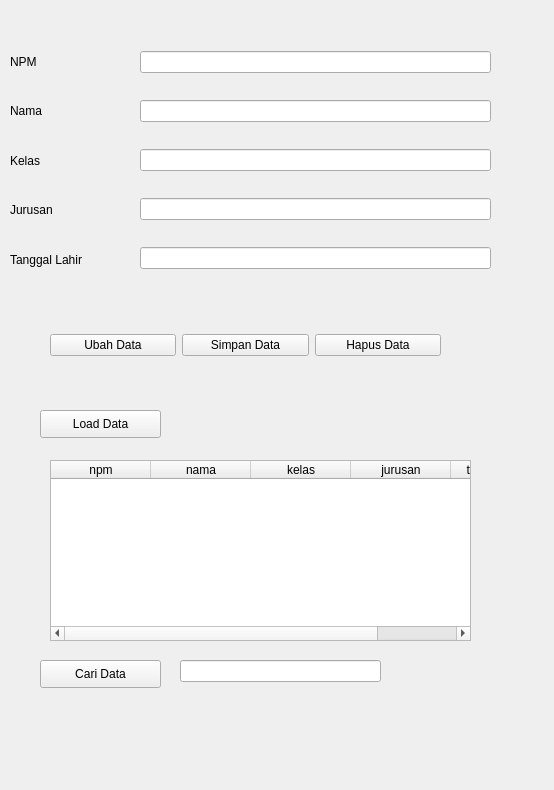
<?xml version="1.0" encoding="UTF-8"?>
<ui version="4.0">
 <class>Form</class>
 <widget class="QWidget" name="Form">
  <property name="geometry">
   <rect>
    <x>0</x>
    <y>0</y>
    <width>554</width>
    <height>790</height>
   </rect>
  </property>
  <property name="windowTitle">
   <string>Form</string>
  </property>
  <widget class="QPushButton" name="pushButtonLoad">
   <property name="geometry">
    <rect>
     <x>40</x>
     <y>410</y>
     <width>121</width>
     <height>28</height>
    </rect>
   </property>
   <property name="font">
    <font>
     <family>Tahoma</family>
    </font>
   </property>
   <property name="text">
    <string>Load Data</string>
   </property>
  </widget>
  <widget class="QPushButton" name="pushButtonCari">
   <property name="geometry">
    <rect>
     <x>40</x>
     <y>660</y>
     <width>121</width>
     <height>28</height>
    </rect>
   </property>
   <property name="font">
    <font>
     <family>Tahoma</family>
    </font>
   </property>
   <property name="text">
    <string>Cari Data</string>
   </property>
  </widget>
  <widget class="QLineEdit" name="lineEditCari">
   <property name="geometry">
    <rect>
     <x>180</x>
     <y>660</y>
     <width>201</width>
     <height>22</height>
    </rect>
   </property>
   <property name="font">
    <font>
     <family>Tahoma</family>
    </font>
   </property>
  </widget>
  <widget class="QWidget" name="verticalLayoutWidget">
   <property name="geometry">
    <rect>
     <x>140</x>
     <y>30</y>
     <width>351</width>
     <height>261</height>
    </rect>
   </property>
   <layout class="QVBoxLayout" name="verticalLayout">
    <item>
     <widget class="QLineEdit" name="lineEditnpm">
      <property name="font">
       <font>
        <family>Tahoma</family>
       </font>
      </property>
     </widget>
    </item>
    <item>
     <widget class="QLineEdit" name="lineEditnama">
      <property name="font">
       <font>
        <family>Tahoma</family>
       </font>
      </property>
     </widget>
    </item>
    <item>
     <widget class="QLineEdit" name="lineEditkelas">
      <property name="font">
       <font>
        <family>Tahoma</family>
       </font>
      </property>
     </widget>
    </item>
    <item>
     <widget class="QLineEdit" name="lineEditjurusan">
      <property name="font">
       <font>
        <family>Tahoma</family>
       </font>
      </property>
     </widget>
    </item>
    <item>
     <widget class="QLineEdit" name="lineEdittgllahir">
      <property name="font">
       <font>
        <family>Tahoma</family>
       </font>
      </property>
     </widget>
    </item>
   </layout>
  </widget>
  <widget class="QWidget" name="verticalLayoutWidget_2">
   <property name="geometry">
    <rect>
     <x>10</x>
     <y>40</y>
     <width>111</width>
     <height>241</height>
    </rect>
   </property>
   <layout class="QVBoxLayout" name="verticalLayout_2">
    <item>
     <widget class="QLabel" name="labelnpm">
      <property name="font">
       <font>
        <family>Tahoma</family>
       </font>
      </property>
      <property name="text">
       <string>NPM</string>
      </property>
     </widget>
    </item>
    <item>
     <widget class="QLabel" name="labelnama">
      <property name="font">
       <font>
        <family>Tahoma</family>
       </font>
      </property>
      <property name="text">
       <string>Nama</string>
      </property>
     </widget>
    </item>
    <item>
     <widget class="QLabel" name="labelkelas">
      <property name="font">
       <font>
        <family>Tahoma</family>
       </font>
      </property>
      <property name="text">
       <string>Kelas</string>
      </property>
     </widget>
    </item>
    <item>
     <widget class="QLabel" name="labeljurusan">
      <property name="font">
       <font>
        <family>Tahoma</family>
       </font>
      </property>
      <property name="text">
       <string>Jurusan</string>
      </property>
     </widget>
    </item>
    <item>
     <widget class="QLabel" name="labeltgllahir">
      <property name="font">
       <font>
        <family>Tahoma</family>
       </font>
      </property>
      <property name="text">
       <string>Tanggal Lahir</string>
      </property>
     </widget>
    </item>
   </layout>
  </widget>
  <widget class="QWidget" name="horizontalLayoutWidget">
   <property name="geometry">
    <rect>
     <x>50</x>
     <y>330</y>
     <width>391</width>
     <height>31</height>
    </rect>
   </property>
   <layout class="QHBoxLayout" name="horizontalLayout">
    <item>
     <widget class="QPushButton" name="pushButtonUbah">
      <property name="font">
       <font>
        <family>Tahoma</family>
       </font>
      </property>
      <property name="text">
       <string>Ubah Data</string>
      </property>
     </widget>
    </item>
    <item>
     <widget class="QPushButton" name="pushButtonInsert">
      <property name="font">
       <font>
        <family>Tahoma</family>
       </font>
      </property>
      <property name="text">
       <string>Simpan Data</string>
      </property>
     </widget>
    </item>
    <item>
     <widget class="QPushButton" name="pushButtonHapus">
      <property name="font">
       <font>
        <family>Tahoma</family>
       </font>
      </property>
      <property name="text">
       <string>Hapus Data</string>
      </property>
     </widget>
    </item>
   </layout>
  </widget>
  <widget class="QWidget" name="horizontalLayoutWidget_2">
   <property name="geometry">
    <rect>
     <x>50</x>
     <y>460</y>
     <width>421</width>
     <height>181</height>
    </rect>
   </property>
   <layout class="QHBoxLayout" name="horizontalLayout_2">
    <item>
     <widget class="QTableWidget" name="tableWidget">
      <property name="font">
       <font>
        <family>Tahoma</family>
       </font>
      </property>
      <column>
       <property name="text">
        <string>npm</string>
       </property>
      </column>
      <column>
       <property name="text">
        <string>nama</string>
       </property>
      </column>
      <column>
       <property name="text">
        <string>kelas</string>
       </property>
      </column>
      <column>
       <property name="text">
        <string>jurusan</string>
       </property>
      </column>
      <column>
       <property name="text">
        <string>tanggal_lahir</string>
       </property>
      </column>
     </widget>
    </item>
   </layout>
  </widget>
 </widget>
 <resources/>
 <connections/>
</ui>
